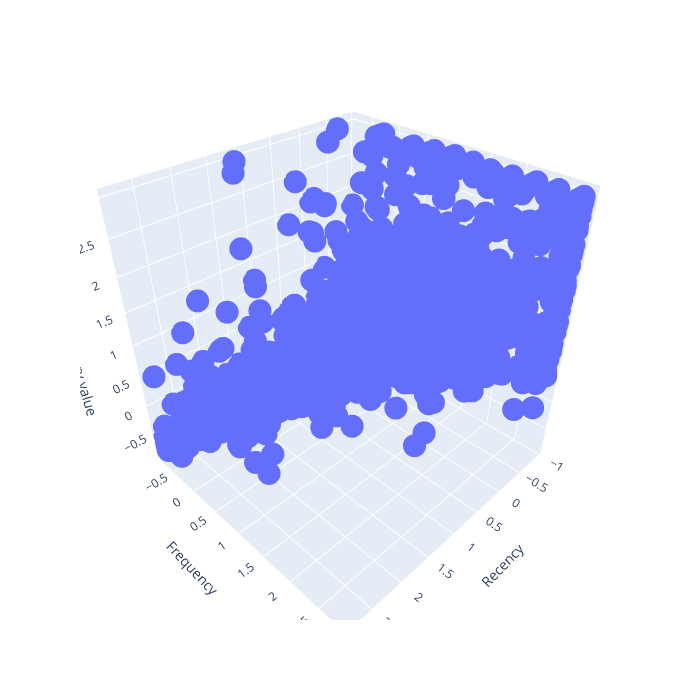

The code cell stored with this chart in its notebook:
### Code cell
fig = px.scatter_3d(
    data_frame=RFM_scaled.reset_index(),
    x='Recency',
    y='Frequency',
    z='Monetary value', 
    width=700,
    height=700   
)
 
fig.show()

### Figure 1 — Plotly figure (JSON) as saved in the notebook; plotly's stock layout.template omitted (floating-point values rounded to 4 significant figures; data arrays with more than 128 entries replaced by an {"elided": "..."} marker saying what was removed)
{"data": [{"hovertemplate": "Recency=%{x}<br>Frequency=%{y}<br>Monetary value=%{z}<extra></extra>", "legendgroup": "", "marker": {"color": "#636efa", "symbol": "circle"}, "mode": "markers", "name": "", "scene": "scene", "showlegend": false, "type": "scatter3d", "x": {"elided": "4329 float values"}, "y": {"elided": "4329 float values"}, "z": {"elided": "4329 float values"}}], "layout": {"height": 700, "legend": {"tracegroupgap": 0}, "margin": {"t": 60}, "scene": {"domain": {"x": [0, 1], "y": [0, 1]}, "xaxis": {"title": {"text": "Recency"}}, "yaxis": {"title": {"text": "Frequency"}}, "zaxis": {"title": {"text": "Monetary value"}}}, "width": 700}}
